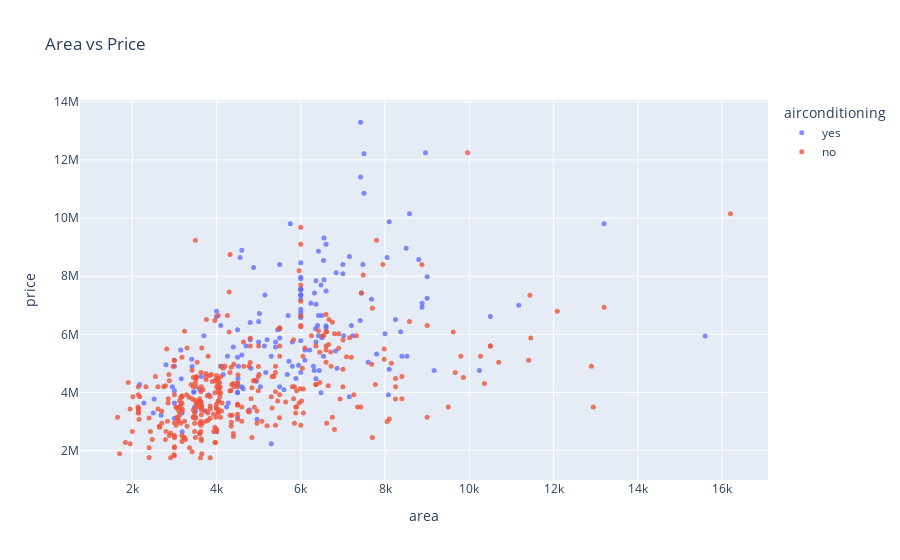

Notebook cell for this chart:
### Code cell
fig = px.scatter(housing_df, x='area', y='price', color='airconditioning', opacity=0.8, title='Area vs Price')
fig.update_traces(marker=dict(size=5)) 
fig.show()

### Figure 1 — Plotly figure (JSON) as saved in the notebook; plotly's stock layout.template omitted (floating-point values rounded to 4 significant figures; data arrays with more than 128 entries replaced by an {"elided": "..."} marker saying what was removed)
{"data": [{"hovertemplate": "airconditioning=yes<br>area=%{x}<br>price=%{y}<extra></extra>", "legendgroup": "yes", "marker": {"color": "#636efa", "opacity": 0.8, "size": 5, "symbol": "circle"}, "mode": "markers", "name": "yes", "orientation": "v", "showlegend": true, "type": "scatter", "x": {"elided": "172 int values"}, "xaxis": "x", "y": {"elided": "172 int values"}, "yaxis": "y"}, {"hovertemplate": "airconditioning=no<br>area=%{x}<br>price=%{y}<extra></extra>", "legendgroup": "no", "marker": {"color": "#EF553B", "opacity": 0.8, "size": 5, "symbol": "circle"}, "mode": "markers", "name": "no", "orientation": "v", "showlegend": true, "type": "scatter", "x": {"elided": "373 int values"}, "xaxis": "x", "y": {"elided": "373 int values"}, "yaxis": "y"}], "layout": {"legend": {"title": {"text": "airconditioning"}, "tracegroupgap": 0}, "title": {"text": "Area vs Price"}, "xaxis": {"anchor": "y", "domain": [0, 1], "title": {"text": "area"}}, "yaxis": {"anchor": "x", "domain": [0, 1], "title": {"text": "price"}}}}
